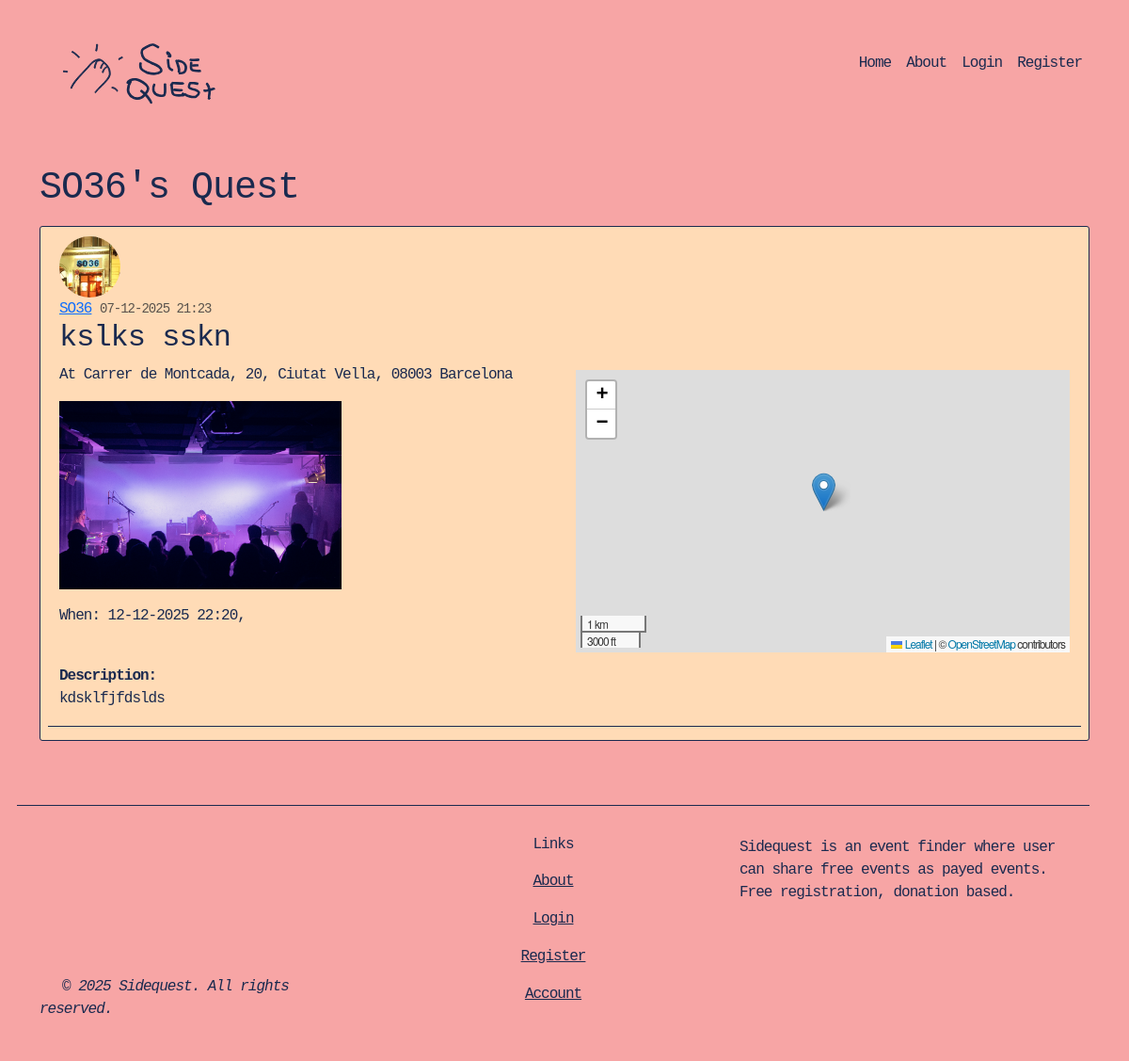
/post/11, run on the app's committed database.
### event_finder/models.py (models this page shows, shortened)
class User(db.Model, UserMixin):
    id = db.Column(db.Integer, primary_key=True)
    username = db.Column(db.String(20), unique=True, nullable=False)
    email = db.Column(db.String(120), unique=True, nullable=False)
    image_file = db.Column(db.String(20), nullable=False, default='default.jpg')
    password = db.Column(db.String(60), nullable=False)
    posts = db.relationship('Post', backref='author', lazy=True)

class Post(db.Model):
    id = db.Column(db.Integer, primary_key=True)
    title = db.Column(db.String(100), nullable=False)
    address = db.Column(db.String(255), nullable=False)
    latitude = db.Column(db.Float, nullable=False)
    longitude = db.Column(db.Float, nullable=False)
    date_posted = db.Column(db.DateTime, nullable=False, default=datetime.utcnow)
    event_date = db.Column(db.DateTime, nullable=False)
    duration_minutes = db.Column(db.Integer, nullable=True)
    image = db.Column(db.String(20), nullable=False, default='event_default.jpg')
    content = db.Column(db.Text, nullable=False)
    user_id = db.Column(db.Integer, db.ForeignKey('user.id'),
                        name='fk_author',
                        nullable=False)
    category_id = db.Column(db.Integer,
                            db.ForeignKey('category.id'),
                            name='fk_post_category',
                            nullable=False)

### event_finder/routes.py (the view)
@app.route("/post/<int:post_id>", methods = ['GET']) # route with a variable inside. With "int:" we specify what kind of variable are we expecting
def post(post_id):
    post = Post.query.get_or_404(post_id) #this new method returns a 404 if the post_id doesnt exist
    lat = post.latitude
    lon = post.longitude
    image = url_for('static', filename='event_pics/' + post.image)
    if post.duration_minutes:
        duration_hours = post.duration_minutes // 60
        duration_mins = post.duration_minutes % 60
    else:
        duration_hours = None
        duration_mins = None
    return render_template('post.html', title=post.title, post=post, lat=lat, lon=lon, image=image, duration_hours=duration_hours, duration_mins=duration_mins)

### event_finder/templates/post.html (shortened to what this page needs)
{% extends "layout.html" %}
{% block content %}
    <div class="section pb-2">
        <h1> {{ (post.author.username + "'s Quest") }} </h1>
    </div>
        <article class="media content-section">
            <img class="rounded-circle article-img" src="{{ url_for('static', filename='profile_pics/' + post.author.image_file) }}">
            <div class="media-body">
                <div class="article-metadata row">
                    <div class="col-12 col-md-6">
                        <a class="mr-2" href="{{url_for('user_posts', username=post.author.username)}}">{{ post.author.username }}</a>
                        <small class="text-muted">{{post.date_posted.strftime('%d-%m-%Y %H:%M')}}</small>
                        <h2 class ="article-title">{{post.title}}</h2>
                        <p class="article-content">At {{ post.address }}</p>
                        <img class="event-photo" src="{{ image }}">
                        <p class="article-content">When: {{ post.event_date.strftime('%d-%m-%Y %H:%M') }},
                        </p>
                        <p class="article-content"><strong>Description:</strong></br>{{ post.content }}</p>
                    </div>
                    <div class="col-12 col-md-6 align-content-center">
                        <div id="map"></div>
                    </div>
                </div>
            </div>
        </article>
{% endblock content %}

### event_finder/static/main.css (style rules this page uses)
body { background: #F7A5A5; color: #1A2A4F; margin-top: 5rem; font-family: 'Courier New', Courier, monospace; letter-spacing: -1px; }
h1, h2, h3, h4, h5, h6 { color: #1A2A4F; }
.content-section { background: #FFDBB6; padding: 10px 20px; border: 1px solid #1A2A4F; border-radius: 3px; margin-bottom: 20px; }
.article-title { color: #1A2A4F; }
.article-content { white-space: pre-line; }
.article-img { height: 65px; width: 65px; margin-right: 16px; }
.article-metadata { padding-bottom: 1px; margin-bottom: 4px; border-bottom: 1px solid #1A2A4F }
.event-photo { height: 200px; width: 300px; margin-right: 20px; margin-bottom: 16px; }
#map { height: 300px; width: 100%; }

### data on the page
User: username "SO36's Quest", image_file (picture), author.username "SO36"
Post: date_posted "07-12-2025 21:23", title "kslks sskn", address "Carrer de Montcada, 20, Ciutat Vella, 08003 Barcelona", event_date "12-12-2025 22:20", content "kdsklfjfdslds"
